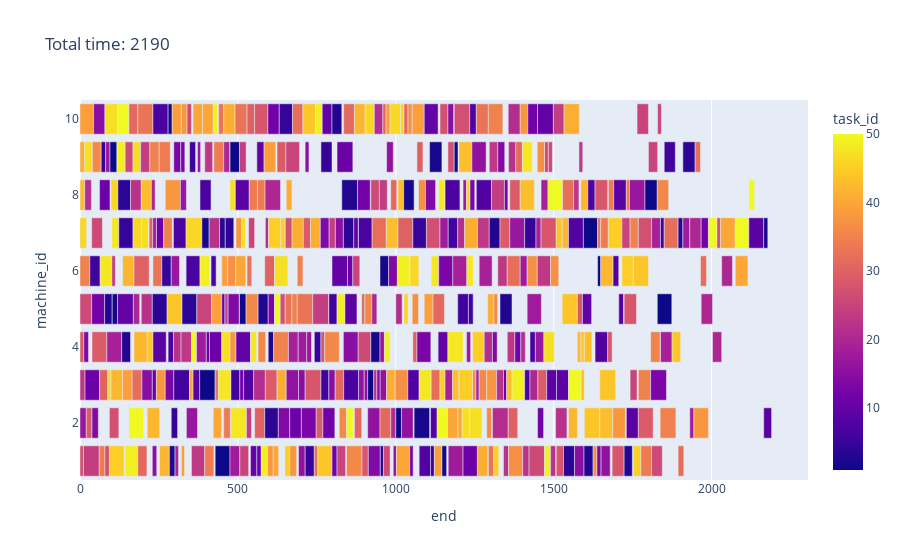

Write notebook code for a chart like this one.
### Code cell
visualize_schedule(random_geno.machine_table,random_geno.time)

### Figure 1 — Plotly figure (JSON) as saved in the notebook; plotly's stock layout.template omitted (floating-point values rounded to 4 significant figures; data arrays with more than 128 entries replaced by an {"elided": "..."} marker saying what was removed)
{"data": [{"alignmentgroup": "True", "base": {"elided": "550 int values"}, "hovertemplate": "start_time=%{base}<br>end=%{x}<br>machine_id=%{y}<br>task_id=%{marker.color}<extra></extra>", "legendgroup": "", "marker": {"color": {"elided": "550 int values"}, "coloraxis": "coloraxis", "pattern": {"shape": ""}}, "name": "", "offsetgroup": "", "orientation": "h", "showlegend": false, "textposition": "auto", "type": "bar", "x": {"elided": "550 int values"}, "xaxis": "x", "y": {"elided": "550 int values"}, "yaxis": "y"}], "layout": {"barmode": "relative", "coloraxis": {"colorbar": {"title": {"text": "task_id"}}, "colorscale": [[0, "#0d0887"], [0.1111, "#46039f"], [0.2222, "#7201a8"], [0.3333, "#9c179e"], [0.4444, "#bd3786"], [0.5556, "#d8576b"], [0.6667, "#ed7953"], [0.7778, "#fb9f3a"], [0.8889, "#fdca26"], [1, "#f0f921"]]}, "legend": {"tracegroupgap": 0}, "title": {"text": "Total time: 2190"}, "xaxis": {"anchor": "y", "domain": [0, 1], "title": {"text": "end"}}, "yaxis": {"anchor": "x", "domain": [0, 1], "title": {"text": "machine_id"}}}}
